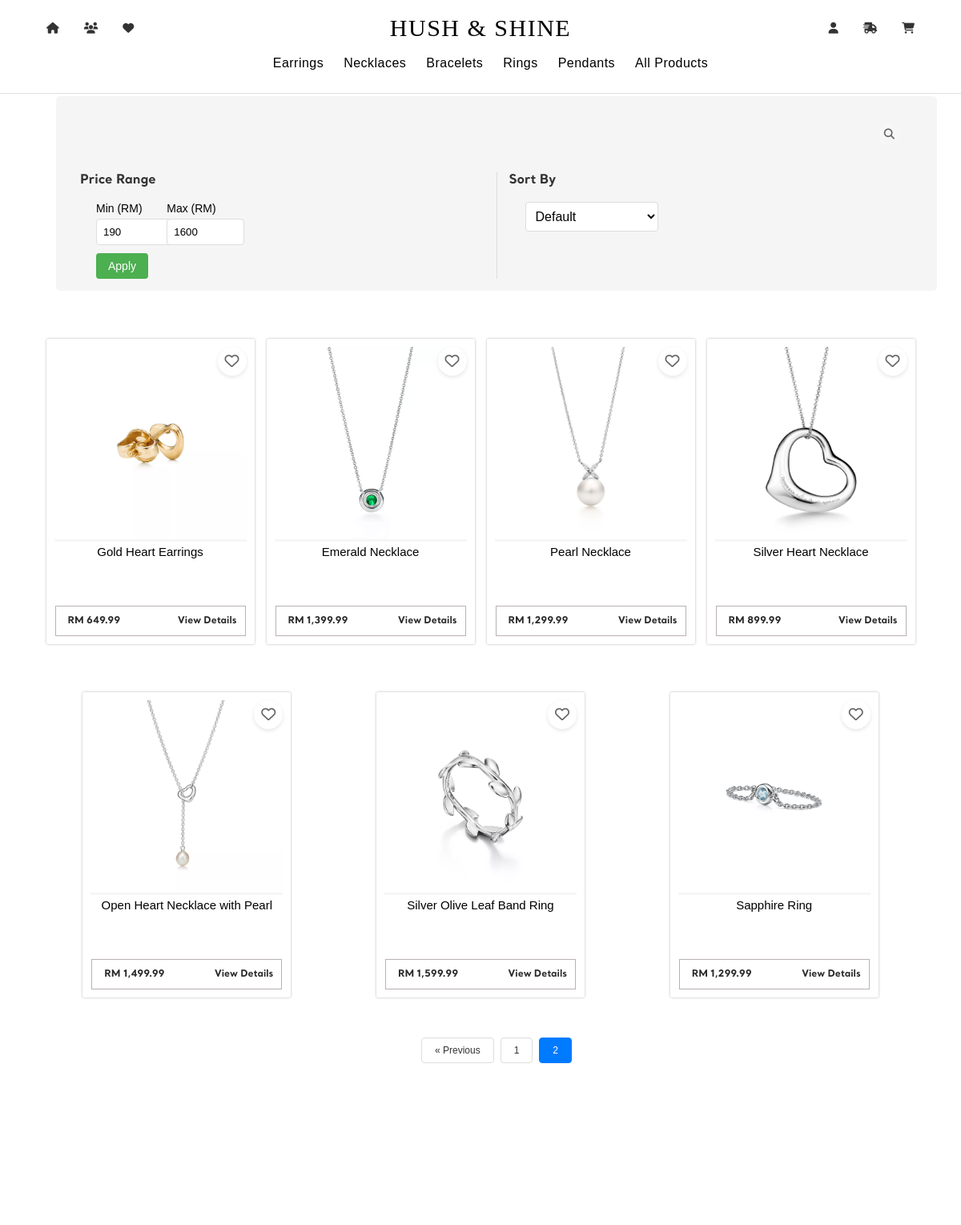
The page /page/products.php?page=2 (upper part) on the database as committed earlier.
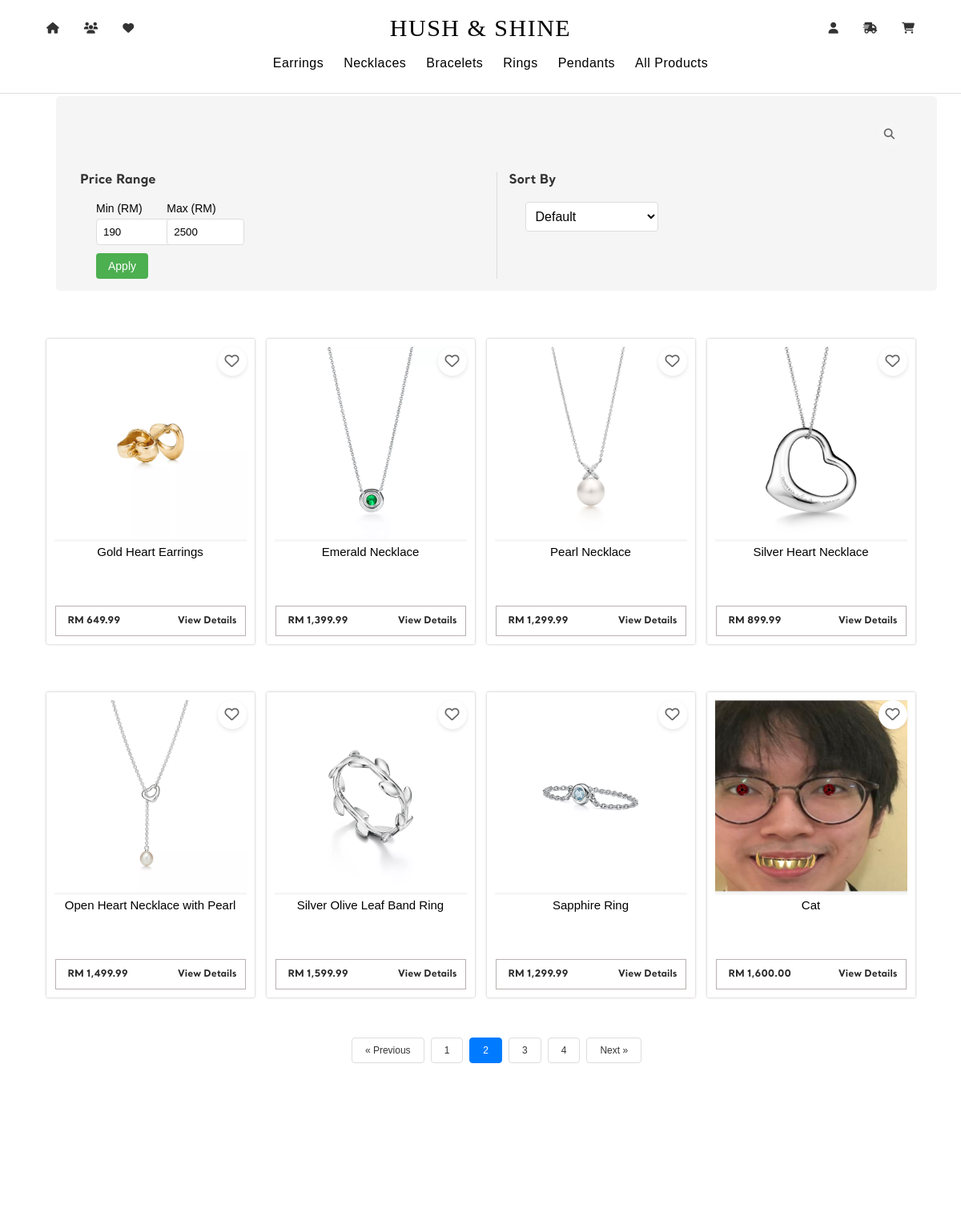
The same page on the database as committed later.
### tables this page shows
CREATE TABLE `product` (
  `prod_id` char(4) NOT NULL,
  `prod_name` varchar(100) NOT NULL,
  `prod_desc` varchar(200) NOT NULL,
  `price` double(7,2) NOT NULL,
  `quantity` int(4) NOT NULL,
  `cat_id` char(4) NOT NULL,
  `image` varchar(100) NOT NULL
);

### page/products.php (the view, shortened to what the changed rows need)
<?php
require '../_base.php';
$search = $_GET['search'] ?? null;
$category = $_GET['category'] ?? null;
$maxPrice = isset($_GET['max_price']) && is_numeric($_GET['max_price']) ? floatval($_GET['max_price']) : null;
$sort = $_GET['sort'] ?? null;
$params = [];
$page = isset($_GET['page']) ? (int)$_GET['page'] : 1;
$itemsPerPage = 8;
$offset = ($page - 1) * $itemsPerPage;
$sql = "SELECT * FROM product";
try {
    $countQuery = "SELECT COUNT(*) FROM (" . $sql . ") as count_table";
    $countStmt = $_db->prepare($countQuery);
    $countStmt->execute($params);
    $totalItems = $countStmt->fetchColumn();
    $totalPages = ceil($totalItems / $itemsPerPage);
} catch (PDOException $e) {
    error_log("Pagination Error: " . $e->getMessage());
}
$sql .= " LIMIT " . (int)$itemsPerPage . " OFFSET " . (int)$offset;
$stmt = $_db->prepare($sql);
$stmt->execute($params);
$arr = $stmt->fetchAll();
$categories = [
    'CT04' => 'Earrings',
    'CT01' => 'Necklaces',
    'CT02' => 'Bracelets',
    'CT03' => 'Rings'
];
if (!$sort && !$search) {
    usort($arr, function ($a, $b) use ($categories) {
        $catA = isset($categories[$a->cat_id]) ? array_search($a->cat_id, array_keys($categories)) : count($categories);
        $catB = isset($categories[$b->cat_id]) ? array_search($b->cat_id, array_keys($categories)) : count($categories);
        return $catA <=> $catB;
    });
}
$minAvailablePrice = $_db->query("SELECT MIN(price) as min_price FROM product")->fetch()->min_price;
$maxAvailablePrice = $_db->query("SELECT MAX(price) as max_price FROM product")->fetch()->max_price;
$minAvailablePrice = floor($minAvailablePrice / 10) * 10;
$maxAvailablePrice = ceil($maxAvailablePrice / 10) * 10;
include '../_head.php';
?>
<div class="product-page-container">
    <div class="product-filters-container">
        <div class="filter-sort-container">
            <div class="price-filter">
                <form action="/page/products.php" method="get" class="price-filter-form">
                    <div class="price-inputs">
                        <div class="price-input">
                            <label for="max_price">Max (RM)</label>
                            <input type="number" id="max_price" name="max_price" min="<?= $minAvailablePrice ?>" max="<?= $maxAvailablePrice ?>" value="<?= htmlspecialchars($maxPrice ?? $maxAvailablePrice) ?>">
                        </div>
                    </div>
                </form>
            </div>
        </div>
    </div>
    <div class="row-container">
        <?php
        $columnCount = 0;
        foreach ($arr as $s):
            $productId = htmlspecialchars($s->prod_id);
            $categoryId = htmlspecialchars($s->cat_id);
            if ($columnCount % 4 == 0 && $columnCount > 0): ?>
                </div><div class="row-container">
            <?php endif; ?>
            <div class="column-container">
                <a class="product" href="product_details.php?id=<?= $productId ?>"
                    data-id="<?= $productId ?>"
                    data-name="<?= htmlspecialchars($s->prod_name) ?>"
                    data-desc="<?= htmlspecialchars($s->prod_desc) ?>"
                    data-price="<?= number_format($s->price, 2) ?>"
                    data-image="<?= htmlspecialchars($s->image) ?>"
                    data-cat-id="<?= $categoryId ?>">
                    <div class="product-container">
                        <div class="product-actions">
                            <button type="button" class="favorite-btn" data-product-id="<?= htmlspecialchars($s->prod_id) ?>">
                                <i class="far fa-heart"></i>
                            </button>
                        </div>
                        <?php
                        if ($s && !empty($s->image)) {
                            $productImages = json_decode($s->image) ?: [];
                            $firstImage = !empty($productImages) ? $productImages[0] : 'default-product-image.jpg';
                        } else {
                            $firstImage = 'default_image.webp';
                        }
                        ?>
                        <img class="product-image" src="/images/products/<?= htmlspecialchars($firstImage) ?>" alt="<?= htmlspecialchars($s->prod_name) ?>">
                        <div class="prod-description">
                            <p><?= htmlspecialchars($s->prod_name) ?></p>
                        </div>
                        <div class="prod-price">
                            <span class="price">RM <?= number_format($s->price, 2) ?></span>
                            <span class="view-details">View Details</span>
                        </div>
                    </div>
                </a>
            </div>
            <?php
            $columnCount++;
        endforeach; ?>
    </div>
    <div class="pagination">
        <?php if ($totalPages > 1): ?>
            <?php if ($page > 1): ?>
                <a href="?page=<?= $page - 1 ?><?= $search ? '&search=' . urlencode($search) : '' ?><?= $category ? '&category=' . urlencode($category) : '' ?><?= $sort ? '&sort=' . urlencode($sort) : '' ?><?= isset($_GET['min_price']) ? '&min_price=' . urlencode($_GET['min_price']) : '' ?><?= isset($_GET['max_price']) ? '&max_price=' . urlencode($_GET['max_price']) : '' ?>">&laquo; Previous</a>
            <?php endif; ?>
            <?php
            $range = 2;
            $startPage = max(1, $page - $range);
            $endPage = min($totalPages, $page + $range);
            for ($i = $startPage; $i <= $endPage; $i++) {
                $params = [
                    'page' => $i,
                    'search' => $search,
                    'category' => $category,
                    'sort' => $sort,
                    'min_price' => $_GET['min_price'] ?? null,
                    'max_price' => $_GET['max_price'] ?? null
                ];
                $queryString = http_build_query(array_filter($params));
                echo '<a href="?' . $queryString . '"';
                echo ($i == $page) ? ' class="active"' : '';
                echo '>' . $i . '</a>';
            }
            ?>
            <?php if ($page < $totalPages): ?>
                <a href="?page=<?= $page + 1 ?><?= $search ? '&search=' . urlencode($search) : '' ?><?= $category ? '&category=' . urlencode($category) : '' ?><?= $sort ? '&sort=' . urlencode($sort) : '' ?><?= isset($_GET['min_price']) ? '&min_price=' . urlencode($_GET['min_price']) : '' ?><?= isset($_GET['max_price']) ? '&max_price=' . urlencode($_GET['max_price']) : '' ?>">Next &raquo;</a>
            <?php endif; ?>
        <?php endif; ?>
    </div>
</div>
<?php
include '../_foot.php';
?>

Rows that differ between the two databases and show on the page:
added product: shows a picture, prod_name "Cat", price "1,600.00"
Other text that changed with them:
form field max_price: "1600" → "2500"
new list line: "3"
new list line: "4"
text now shown: "Next »"
